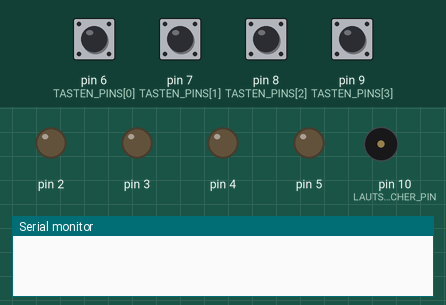
Simulated run of this sketch. Board: Arduino Uno, built with avr-gcc and run on an emulated ATmega328P. Parts: output pins drawn as LEDs (lit = HIGH), buzzer (waves = sounding), the last lines printed to the serial monitor. Dashed ring = blinking. The test bench sets the inputs (shaded band); at power-on: pin 6 (TASTEN_PINS[0]), pin 7 (TASTEN_PINS[1]), pin 8 (TASTEN_PINS[2]), pin 9 (TASTEN_PINS[3]) LOW. Random numbers use the default seed unless the sketch sets one.

Above: at 1.2 s.
1.3 s: pin 6 (TASTEN_PINS[0]) pulled HIGH for 0.15 s
At 3.3 s:
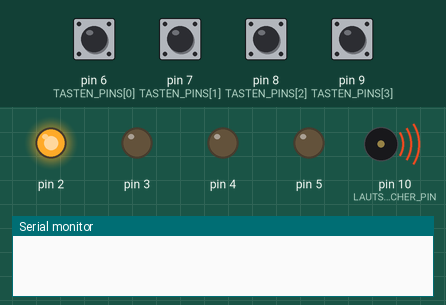
At 3.7 s:
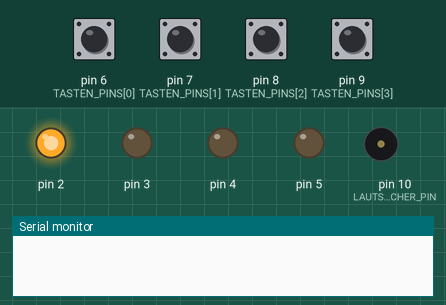
4.3 s: pin 7 (TASTEN_PINS[1]) pulled HIGH for 0.15 s
At 5.15 s:
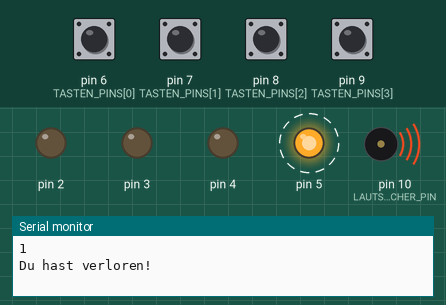
Timing chart, 0 to 11.4 s (numbered marks = the images above; inputs shaded):
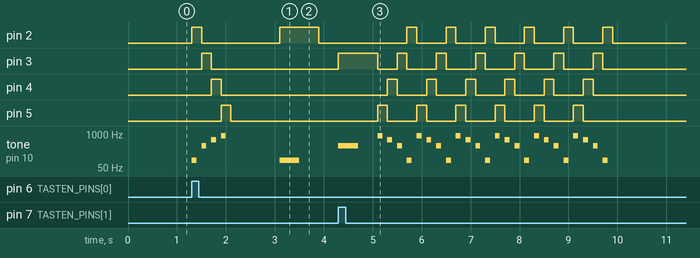

Measured:
- after the input at 1.3 s, pin 2: LOW → HIGH at once, → LOW 0.20 s later, → HIGH 1.6 s later, → LOW 0.80 s later; pin 3: LOW → HIGH after 0.20 s, → LOW 0.20 s later
- after the input at 4.3 s, pin 2: alternates HIGH for 0.20 s and LOW for 0.60 s, 12 changes in all, then stays LOW, starting after 1.4 s; pin 3: goes HIGH 0.80 s, LOW 0.40 s, 5 × (HIGH 0.20 s, LOW 0.60 s), HIGH 0.20 s, then LOW, starting at once

The sketch:

ArduinoDIY.ino
```cpp
const int LAUTSPRECHER_PIN = 10;
const int TASTEN_PINS[] = {6, 7, 8, 9};
const int ANZAHL_TASTEN = sizeof(TASTEN_PINS) / sizeof(TASTEN_PINS[0]);

int LENGTH = 400;
int noten[4] = {100, 350, 600, 850};
int spielpattern[200];
int rundenanzahl = 1;

void setup() {
  for (int i = 2; i < 10; i++) {
    pinMode(i, OUTPUT);
  }

  for (int i = 6; i < 10; i++) {
    pinMode(i, INPUT);
  }

  Serial.begin(9600);
}

void loop() {
  hauptmenue();
}

void hauptmenue() {
  while (true) {
    for (int tastenIndex = 0; tastenIndex < ANZAHL_TASTEN; tastenIndex++) {
      if (digitalRead(TASTEN_PINS[tastenIndex]) == HIGH) {
        rundenanzahl = 20;
        spiel_generieren();
        spiel_starten();
      }
    }
  }
}

void spiel_starten() {
  int rundenZaehler = 0;
  int spielerZug = 1;
  bool tasteGedrueckt = false;
  int aktuelleNote;
  int benutzerEingabe = 0;
  bool verloren = false;
  for (int i = 1; i <= 4; i++) {
    note_abspielen(i, 100);
  }
  delay(1000);
  for (int aktuelleRunde = 1; (aktuelleRunde - 1) <= rundenanzahl; aktuelleRunde++) {
    rundenZaehler++;
    spielerZug = 1;
    tasteGedrueckt = false;
    benutzerEingabe = 0;
    for (int j = 1; j < aktuelleRunde; j++) {
      note_abspielen(spielpattern[j - 1], LENGTH);
    }
    while (spielerZug < aktuelleRunde) {
      aktuelleNote = spielpattern[spielerZug - 1];
      Serial.println(aktuelleNote);
      while (!tasteGedrueckt) {
        for (int tastenIndex = 0; tastenIndex < ANZAHL_TASTEN; tastenIndex++) {
          if (digitalRead(TASTEN_PINS[tastenIndex]) == HIGH) {
            tasteGedrueckt = true;
            benutzerEingabe = tastenIndex + 1;
            break;
          }
        }
        if (tasteGedrueckt) {
          note_abspielen(benutzerEingabe, LENGTH);
          if (aktuelleNote == benutzerEingabe) {
            spielerZug++;
          } else {
            spiel_ende(false);
          }
        }
      }
      tasteGedrueckt = false;
    }
  }
  if (!verloren) {
    Serial.println("Du hast gewonnen!");
    spiel_ende(true);
  }
}

void spiel_generieren() {
  randomSeed(analogRead(1));
  for (int i = 0; i < rundenanzahl; i++) {
    spielpattern[i] = random(1, 5);
  }
}

void note_abspielen(int index, int notenGeschwindigkeit) {
  digitalWrite(index + 1, HIGH);
  tone(LAUTSPRECHER_PIN, noten[index - 1], notenGeschwindigkeit);
  delay(notenGeschwindigkeit * 2);
  digitalWrite(index + 1, LOW);
}

void spiel_ende(bool gewonnen) {
  if (gewonnen) {
    Serial.println("Du hast gewonnen!");
    for (int i = 0; i < 10; i++) {
      for (int j = 1; j <= 4; j++) {
        note_abspielen(j, 50);
      }
    }
  } else {
    Serial.println("Du hast verloren!");
    for (int i = 0; i < 6; i++) {
      for (int j = 4; j >= 1; j--) {
        note_abspielen(j, 100);
      }
    }
  }
  Serial.println("Spiel vorbei");
  hauptmenue();
}
```
